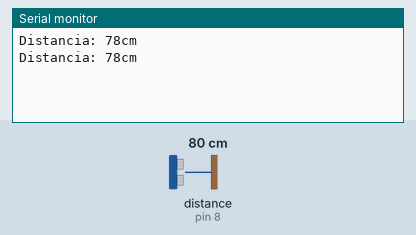
The sketch below on a simulated Arduino Uno, built with avr-gcc and run on an emulated ATmega328P. Shown: the last lines printed to the serial monitor. Wiring (inferred from the names in the program): ultrasonic range finder: trigger pin 7; echo pin 8. The test bench sets the inputs (shaded band); at power-on: distance to the obstacle (sensor on pin 8) 80 cm. The echo pulse lasts 58.3 µs per cm.

Above: at 1.8 s.
1.9 s: distance to the obstacle (sensor on pin 8) set to 2 cm
At 2.5 s:
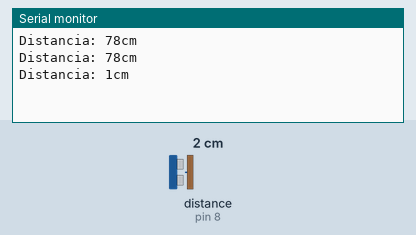
3.4 s: distance to the obstacle (sensor on pin 8) set to 4 cm
At 4.8 s:
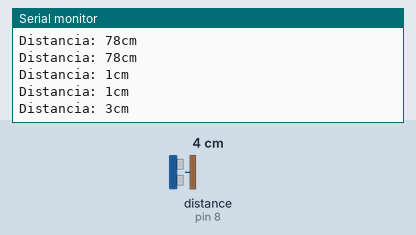
Timing chart, 0 to 6.4 s (numbered marks = the images above; inputs shaded):
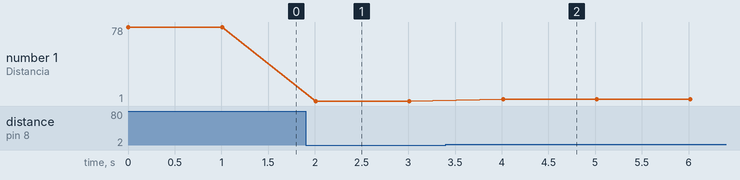

The sketch:

sens0or_ultrasonico.ino
```cpp
const int Trigger = 7;
const int Echo = 8;

void setup() {

  Serial.begin(9600);
  pinMode(Trigger, OUTPUT);
  pinMode(Echo, INPUT);

  digitalWrite(Trigger, LOW);
}


void loop()

{

  long t;
  long d;

  digitalWrite(Trigger, HIGH);
  delayMicroseconds(10);
  digitalWrite(Trigger, LOW);


  t = pulseIn(Echo, HIGH);

  d = t/59;     //escalamos el tiempo a una distancia en cm


  Serial.print("Distancia: ");
  Serial.print(d);
  Serial.print("cm");
  Serial.println();

  delay(1000);

}
```

Measured:
- after the input at 1.9 s, the serial monitor: prints a new line after 0.11 s (image 1)
- after the input at 3.4 s, the serial monitor: prints a new line after 0.61 s (image 2)
- plotted number 1: 78 → 1 after the input at 1.9 s, 1 → 3 after the input at 3.4 s
